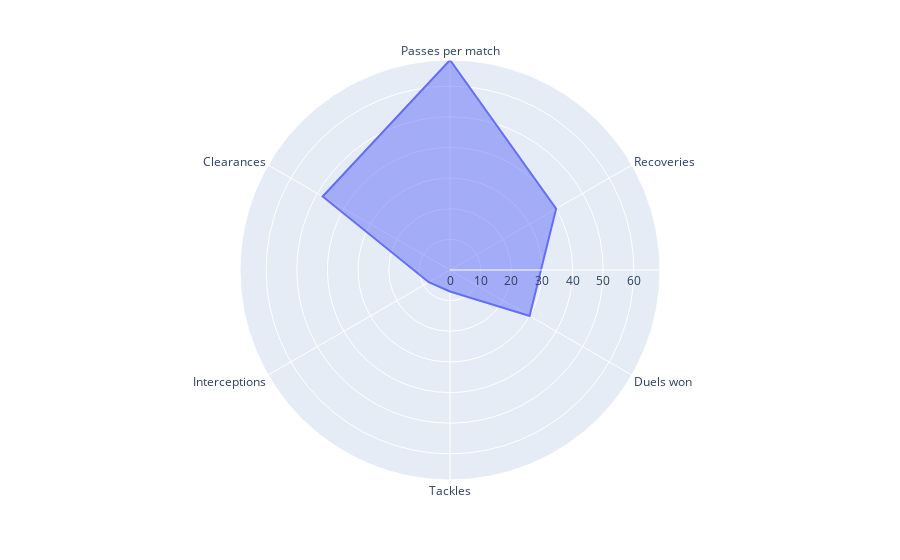

Notebook cell for this chart:
### Markdown cell above
Chỉ số của từng cầu thủ. Defender

### Code cell
selected_columns = ['Passes per match','Recoveries','Duels won','Tackles','Interceptions','Clearances']
df_subset1 = df_defender[df_defender['Name'] == 'Taylor Harwood-Bellis'] #Chọn cầu thủ trực tiếp

df_subset2 = df_defender[selected_columns]

r_values = df_subset2.iloc[0]

df_radar = pd.DataFrame(dict(
    r=r_values.values,        # Use the aggregated or raw values
    theta=r_values.index      # Use the column names as theta
))

theta = ['Passes per match','Recoveries','Duels won','Tackles','Interceptions','Clearances']
fig = px.line_polar(df_radar, r='r', theta='theta', line_close=True)
fig.update_traces(fill='toself')
fig.show()

### Figure 1 — Plotly figure (JSON) as saved in the notebook; plotly's stock layout.template omitted (floating-point values rounded to 4 significant figures)
{"data": [{"fill": "toself", "hovertemplate": "r=%{r}<br>theta=%{theta}<extra></extra>", "legendgroup": "", "line": {"color": "#636efa", "dash": "solid"}, "marker": {"symbol": "circle"}, "mode": "lines", "name": "", "r": [68.54, 40, 30, 7, 8, 48, 68.54], "showlegend": false, "subplot": "polar", "theta": ["Passes per match", "Recoveries", "Duels won", "Tackles", "Interceptions", "Clearances", "Passes per match"], "type": "scatterpolar"}], "layout": {"legend": {"tracegroupgap": 0}, "margin": {"t": 60}, "polar": {"angularaxis": {"direction": "clockwise", "rotation": 90}, "domain": {"x": [0, 1], "y": [0, 1]}}}}
